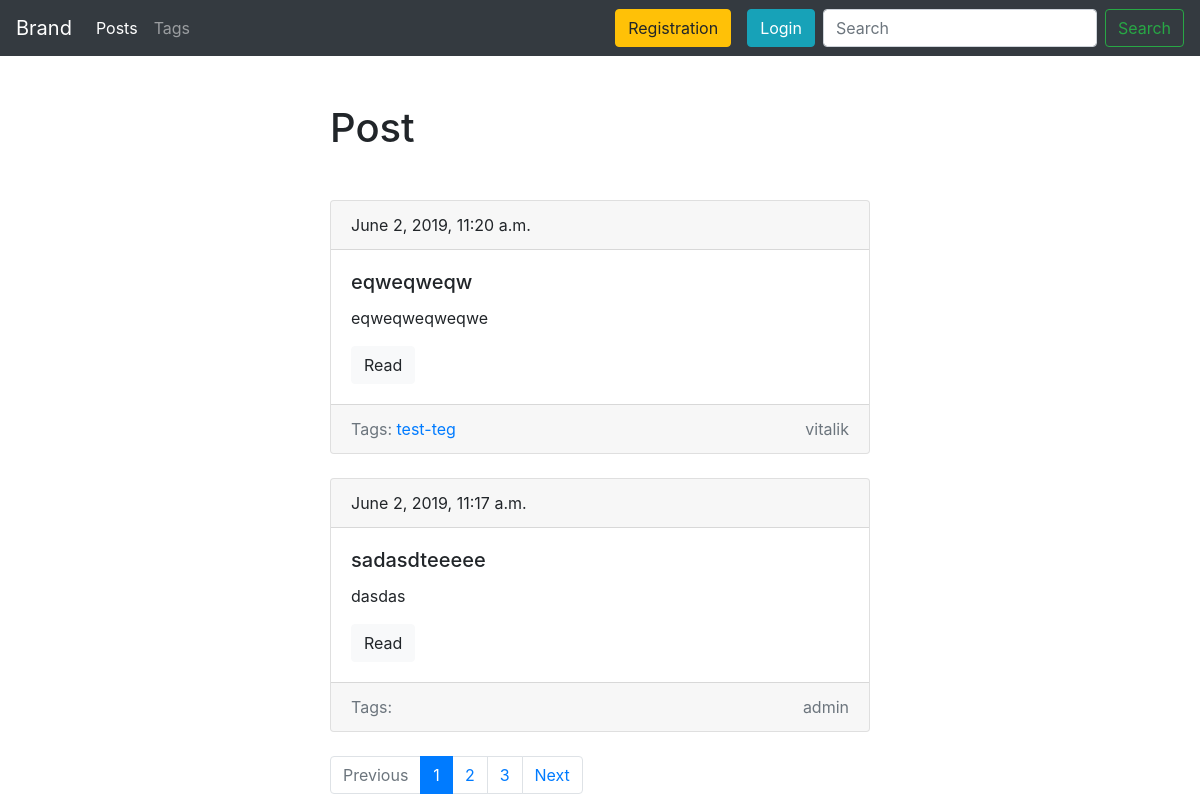
Screenshot of /blog/ with the database file from the repository.
### blog/models.py (models this page shows, shortened)
class Post(models.Model):
    id = models.AutoField(auto_created=True, primary_key=True, serialize=False, verbose_name='ID')
    title = models.CharField(max_length=50, db_index=True)
    slug = models.SlugField(max_length=50, blank=True, unique=True)
    body = models.TextField(blank=True, db_index=True)
    tags = models.ManyToManyField('Tag', blank=True, related_name='posts')
    date_pub = models.DateTimeField(auto_now_add=True)
    author = models.ForeignKey(User, on_delete=models.CASCADE, default=User)
    def get_absolute_url(self):
        return reverse("post_detail_url", kwargs={"slug": self.slug})
    class Meta:
        ordering = ['-date_pub']

class Tag(models.Model):
    id = models.AutoField(auto_created=True, primary_key=True, serialize=False, verbose_name='ID')
    title = models.CharField(max_length=50)
    slug = models.SlugField(max_length=50, unique=True)
    def get_absolute_url(self):
        return reverse("tag_detail_url", kwargs={"slug": self.slug})
    class Meta:
        ordering = ['title']

### blog/views.py (the view)
# urls.py: path('', posts_list, name='posts_list_url'),
def posts_list(request):
    search_query = request.GET.get('search', '')
    if search_query:
        posts = Post.objects.filter(Q(title__icontains=search_query) | Q(body__icontains=search_query))
    else:
        posts = Post.objects.all()
    paginator = Paginator(posts, 2)
    page_number = request.GET.get('page', 1)
    page = paginator.get_page(page_number)
    is_paginated = page.has_other_pages()
    if page.has_previous():
        prev_url = '?page={}'.format(page.previous_page_number())
    else:
        prev_url = ''
    if page.has_next():
        next_url = '?page={}'.format(page.next_page_number())
    else:
        next_url = ''
    context = {
        'page_object': page,
        'is_paginated': is_paginated,
        'next_url': next_url,
        'prev_url': prev_url
    }
    return render(request, 'blog/index.html', context=context)

### blog/templates/blog/index.html (shortened to what this page needs)
{% extends 'blog/base_blog.html' %}
{% block content %}
    <h1 class="mb-5">Post</h1>
    {% for post in page_object.object_list %}
        {% include 'blog/includes/post_cart_template.html' %}
    {% endfor %}
{% endblock %}

### blog/templates/blog/includes/post_cart_template.html
<div class="card mb-4">
    <div class="card-header">
        {{ post.date_pub }}
    </div>
    <div class="card-body">
        <h5 class="card-title">{{ post.title }}</h5>
        <p class="card-text">{{ post.body|truncatewords:15 }}</p>
        <a href="{{ post.get_absolute_url }}" class="btn btn-light">Read</a>
    </div>
    <div class="card-footer text-muted">
        <div class="row">
            <div class="col-md-8">
                Tags:
                {% for tag in post.tags.all %}
                    <a href="{{tag.get_absolute_url}}">{{tag.title}}</a>
                {% endfor %}
            </div>
            <div class="col-md-4 text-right">{{ post.author }}</div>
        </div>
    </div>
</div>

### rows the page displays
Post: date_pub "June 2, 2019, 11:20 a.m.", title "eqweqweqw", body "eqweqweqweqwe", author "vitalik"
Tag: title "test-teg"
Post: date_pub "June 2, 2019, 11:17 a.m.", title "sadasdteeeee", body "dasdas", author "admin"

### other values shown
{{ n }} "1"
{{ n }} "2" "3"
